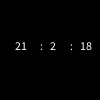
Frame 1 (no input)
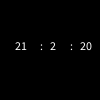
Frame 60 (the mouse pressed at the canvas centre just before this capture)
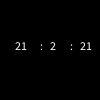
Frame 120 (the mouse held since frame 60 and released just before this capture)

The Processing sketch that drew these frames (run headless with seeded random() and noise(); from frame 60 on, the mouse is pressed at the canvas centre):

// Processing sketch: huy_anh
// ── huy_anh.pde


void setup()
{
  size(100,100);
  background(0,0,0);
}

void draw()
{
  background(0,0,0);
  int s = second();
  int m = minute();
  int h = hour();
  text(h,15,50);
  text(":",40,50);
  text(m,50,50);
  text(":",70,50);
  text(s,80,50);
}
